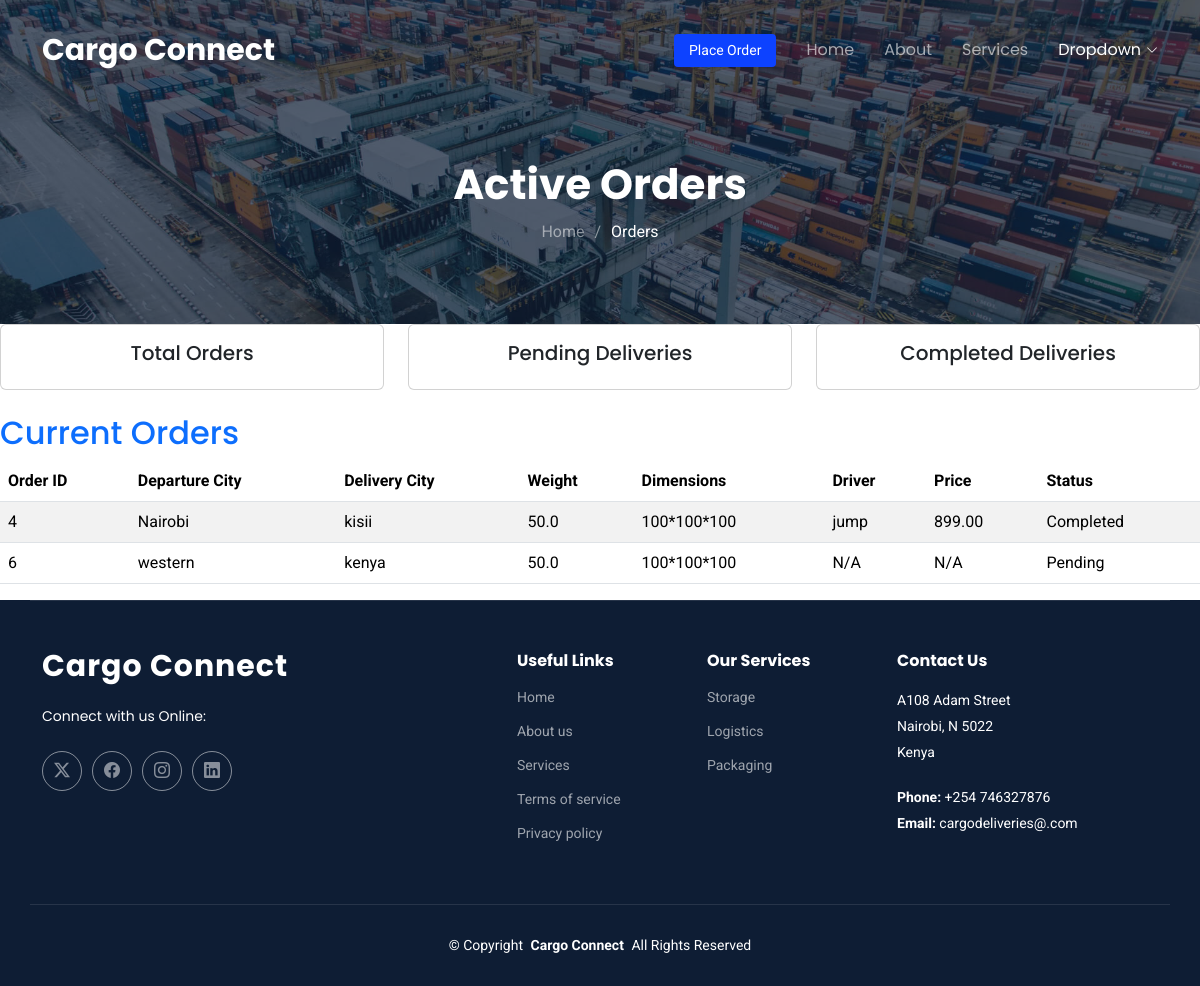
The page /accounts/ on the database as committed earlier.
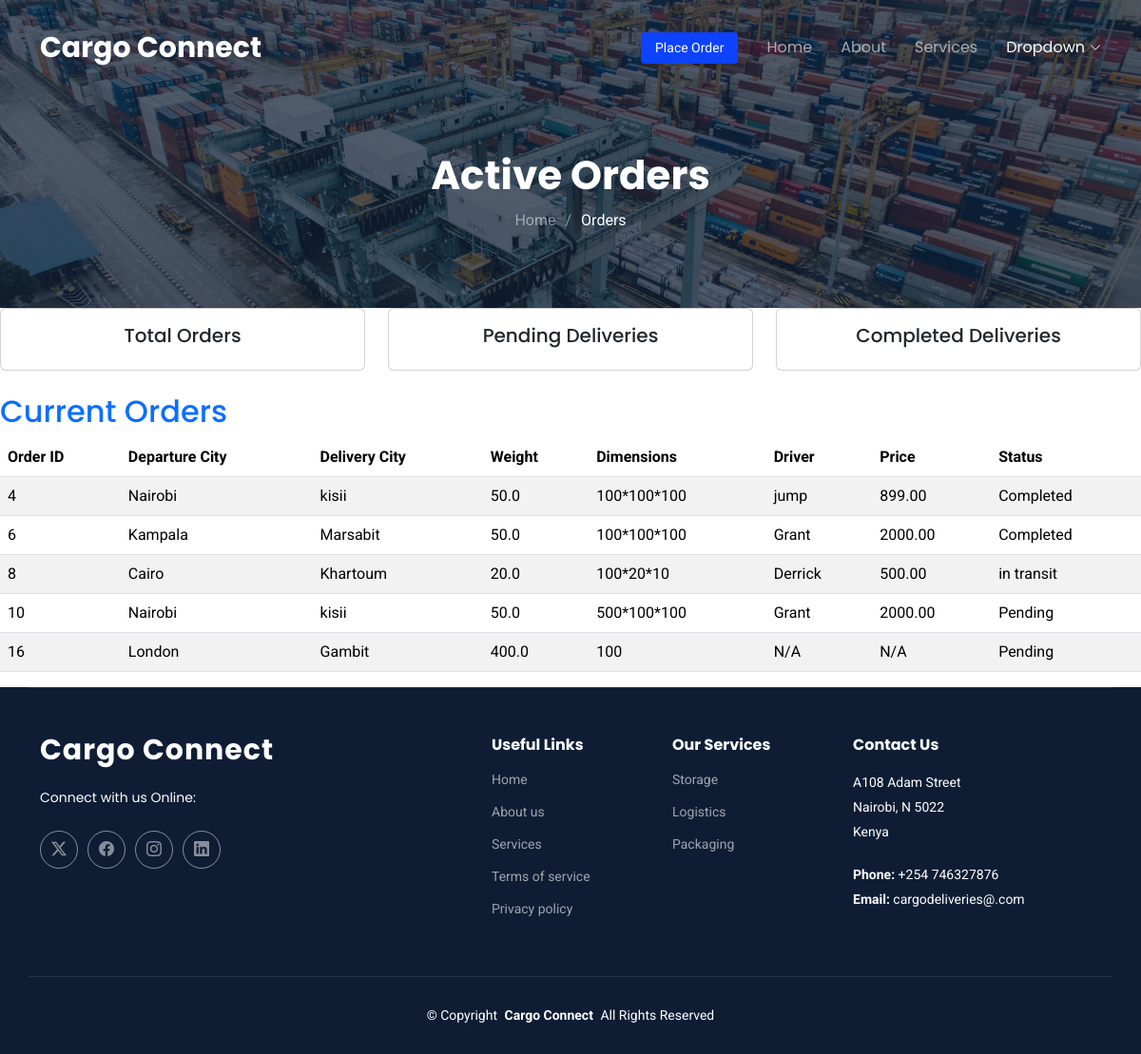
The same page on the database as committed later.
### deliveryapp/models.py (models this page shows, shortened)
class Order(models.Model):
    name = models.CharField(max_length=50)
    email = models.EmailField()
    phone = models.CharField(max_length=50)
    message = models.TextField()
    member = models.ForeignKey(Member, on_delete=models.CASCADE, related_name="order", null=True, blank=True)  # Link to the Quote
    departure_city = models.CharField(max_length=100)
    delivery_city = models.CharField(max_length=100)
    weight = models.FloatField()
    dimensions = models.CharField(max_length=100)
    driver = models.CharField(max_length=100, null=True, blank=True)
    price = models.DecimalField(max_digits=10, decimal_places=2, null=True, blank=True)
    status = models.CharField(
        max_length=20,
        choices=[("Pending", "Pending"),("in transit","in transit"), ("Completed", "Completed"), ("Canceled", "Canceled")],
        default="Pending",
    )
    created_at = models.DateTimeField(auto_now_add=True)
    updated_at = models.DateTimeField(auto_now=True)

### deliveryapp/views.py (the view)
# urls.py: path('accounts/', views.accept, name='accounts'),
def accept(request):
    orders = Order.objects.all()
    return render(request, 'accounts.html',{'orders':orders})

### templates/accounts.html (shortened to what the changed rows need)
<!DOCTYPE html>
<html lang="en">
<head>
    {% load static %}
  <link href="{% static 'assets/vendor/bootstrap/css/bootstrap.min.css' %}" rel="stylesheet">
  <link href="{% static 'assets/vendor/bootstrap-icons/bootstrap-icons.css' %}" rel="stylesheet">
  <link href="{% static 'assets/vendor/aos/aos.css' %}" rel="stylesheet">
  <link href="{% static 'assets/vendor/fontawesome-free/css/all.min.css' %}" rel="stylesheet">
  <link href="{% static 'assets/vendor/glightbox/css/glightbox.min.css' %}" rel="stylesheet">
  <link href="{% static 'assets/vendor/swiper/swiper-bundle.min.css' %}" rel="stylesheet">
  <link href="{% static 'assets/css/main.css' %}" rel="stylesheet">
</head>
<body class="starter-page-page">
  <header id="header" class="header d-flex align-items-center fixed-top">
    <div class="container-fluid container-xl position-relative d-flex align-items-center">
      <a href="index.html" class="logo d-flex align-items-center me-auto">
        <h1 class="sitename">Cargo Connect</h1>
      </a>
    </div>
  </header>
  <main class="main">
    <div class="page-title dark-background" data-aos="fade" style="background-image: url({% static 'assets/img/page-title-bg.jpg' %});">
      <div class="container position-relative">
        <h1>Active Orders</h1>
      </div>
    </div>
<h2 class="text-primary mt-4">Current Orders</h2>
<table class="table table-striped">
  <thead>
    <tr>
      <th>Order ID</th>
      <th>Departure City</th>
      <th>Delivery City</th>
      <th>Weight</th>
      <th>Dimensions</th>
      <th>Driver</th>
      <th>Price</th>
      <th>Status</th>
    </tr>
  </thead>
  <tbody>
    {% for order in orders %}
    <tr>
      <td>{{ order.id }}</td>
      <td>{{ order.departure_city }}</td>
      <td>{{ order.delivery_city }}</td>
      <td>{{ order.weight }}</td>
      <td>{{ order.dimensions }}</td>
      <td>{{ order.driver|default:"N/A" }}</td>
      <td>{{ order.price|default:"N/A" }}</td>
      <td>{{ order.status }}</td>
    </tr>
    {% empty %}
    <tr>
      <td colspan="8" class="text-center">No orders found.</td>
    </tr>
    {% endfor %}
  </tbody>
</table>
  </main>
</body>
</html>

Rows that differ between the two databases and show on the page:
changed Order id 6: departure_city "western" → "Kampala"; delivery_city "kenya" → "Marsabit"; driver "N/A" → "Grant"; price "N/A" → "2000.00"; status "Pending" → "Completed"
added Order: id "8", departure_city "Cairo", delivery_city "Khartoum", weight "20.0", dimensions "100*20*10", driver "Derrick", price "500.00", status "in transit"
added Order: id "10", departure_city "Nairobi", delivery_city "kisii", weight "50.0", dimensions "500*100*100", driver "Grant", price "2000.00", status "Pending"
added Order: id "16", departure_city "London", delivery_city "Gambit", weight "400.0", dimensions "100", driver "N/A", price "N/A", status "Pending"
